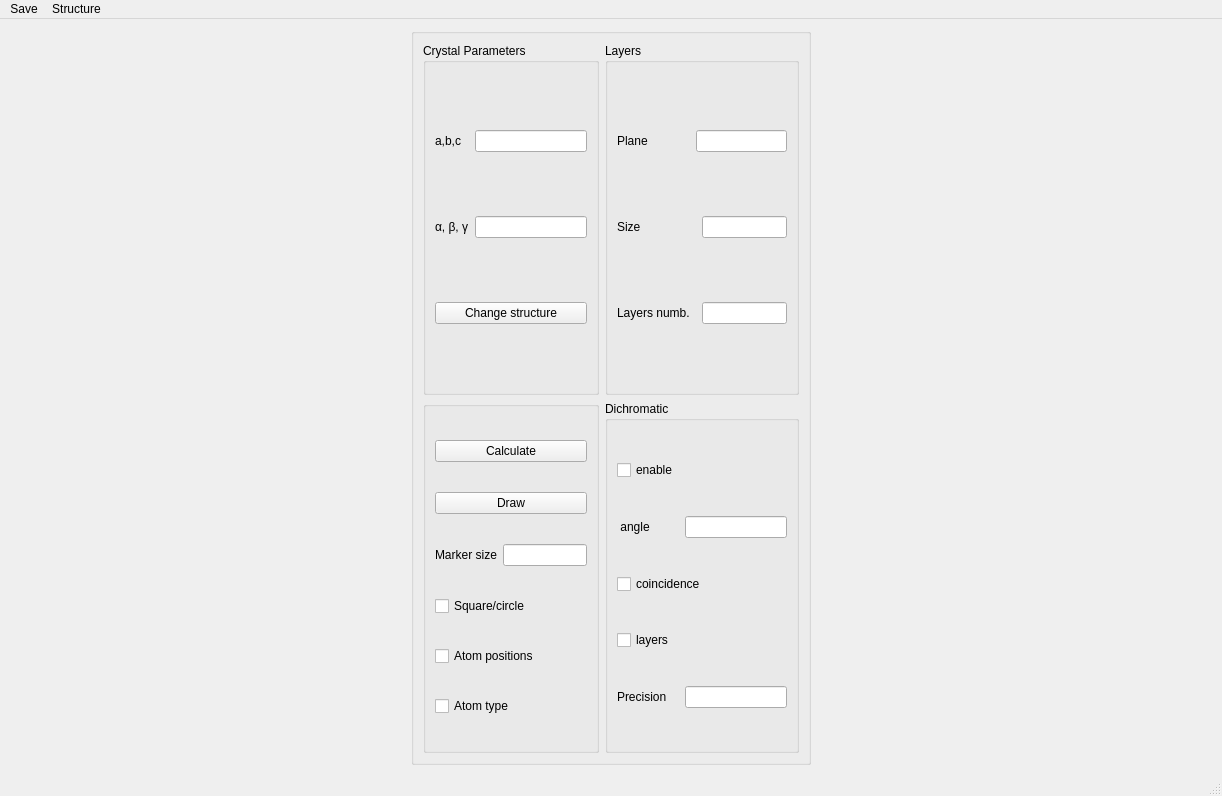
<?xml version="1.0" encoding="UTF-8"?>
<ui version="4.0">
 <class>Crystal</class>
 <widget class="QMainWindow" name="Crystal">
  <property name="geometry">
   <rect>
    <x>0</x>
    <y>0</y>
    <width>1222</width>
    <height>796</height>
   </rect>
  </property>
  <property name="windowTitle">
   <string>Crystal</string>
  </property>
  <property name="windowIcon">
   <iconset>
    <normaloff>crystal-icon.png</normaloff>crystal-icon.png</iconset>
  </property>
  <widget class="QWidget" name="centralwidget">
   <layout class="QGridLayout" name="gridLayout_11">
    <item row="0" column="0">
     <layout class="QGridLayout" name="mplvl"/>
    </item>
    <item row="0" column="1">
     <widget class="QGroupBox" name="groupBox">
      <property name="maximumSize">
       <size>
        <width>400</width>
        <height>16777215</height>
       </size>
      </property>
      <property name="title">
       <string/>
      </property>
      <layout class="QGridLayout" name="gridLayout">
       <item row="0" column="0">
        <widget class="QGroupBox" name="groupBox_2">
         <property name="sizePolicy">
          <sizepolicy hsizetype="Preferred" vsizetype="Preferred">
           <horstretch>0</horstretch>
           <verstretch>0</verstretch>
          </sizepolicy>
         </property>
         <property name="title">
          <string>Crystal Parameters</string>
         </property>
         <layout class="QGridLayout" name="gridLayout_2">
          <item row="1" column="0">
           <widget class="QLabel" name="alphabetagamma_label">
            <property name="text">
             <string>&lt;p&gt;&amp;alpha;, &amp;beta;, &amp;gamma;&lt;/p&gt;</string>
            </property>
           </widget>
          </item>
          <item row="1" column="1">
           <widget class="QLineEdit" name="alphabetagamma_entry"/>
          </item>
          <item row="0" column="1">
           <widget class="QLineEdit" name="abc_entry"/>
          </item>
          <item row="0" column="0">
           <widget class="QLabel" name="abc_label">
            <property name="text">
             <string>a,b,c</string>
            </property>
           </widget>
          </item>
          <item row="2" column="0" colspan="2">
           <widget class="QPushButton" name="changeStruct_button">
            <property name="text">
             <string>Change structure</string>
            </property>
           </widget>
          </item>
         </layout>
        </widget>
       </item>
       <item row="0" column="1">
        <widget class="QGroupBox" name="groupBox_3">
         <property name="title">
          <string>Layers</string>
         </property>
         <layout class="QGridLayout" name="gridLayout_3">
          <item row="2" column="0">
           <widget class="QLabel" name="label_2">
            <property name="text">
             <string>Layers numb.</string>
            </property>
           </widget>
          </item>
          <item row="0" column="0">
           <widget class="QLabel" name="label">
            <property name="text">
             <string>Plane</string>
            </property>
           </widget>
          </item>
          <item row="2" column="2">
           <widget class="QLineEdit" name="layers_entry"/>
          </item>
          <item row="0" column="1" colspan="2">
           <widget class="QLineEdit" name="plane_entry"/>
          </item>
          <item row="1" column="2">
           <widget class="QLineEdit" name="size_entry"/>
          </item>
          <item row="1" column="0">
           <widget class="QLabel" name="label_3">
            <property name="text">
             <string>Size</string>
            </property>
           </widget>
          </item>
         </layout>
        </widget>
       </item>
       <item row="1" column="0">
        <widget class="QGroupBox" name="groupBox_4">
         <property name="title">
          <string/>
         </property>
         <layout class="QGridLayout" name="gridLayout_4">
          <item row="2" column="0">
           <widget class="QLabel" name="label_6">
            <property name="text">
             <string>Marker size</string>
            </property>
           </widget>
          </item>
          <item row="2" column="1">
           <widget class="QLineEdit" name="markers_entry"/>
          </item>
          <item row="3" column="0" colspan="2">
           <widget class="QCheckBox" name="square_box">
            <property name="text">
             <string>Square/circle</string>
            </property>
           </widget>
          </item>
          <item row="4" column="0" colspan="2">
           <widget class="QCheckBox" name="labels_box">
            <property name="text">
             <string>Atom positions</string>
            </property>
           </widget>
          </item>
          <item row="5" column="0" colspan="2">
           <widget class="QCheckBox" name="atoms_box">
            <property name="text">
             <string>Atom type</string>
            </property>
           </widget>
          </item>
          <item row="0" column="0" colspan="2">
           <widget class="QPushButton" name="calculate_button">
            <property name="text">
             <string>Calculate</string>
            </property>
           </widget>
          </item>
          <item row="1" column="0" colspan="2">
           <widget class="QPushButton" name="draw_button">
            <property name="text">
             <string>Draw</string>
            </property>
           </widget>
          </item>
         </layout>
        </widget>
       </item>
       <item row="1" column="1">
        <widget class="QGroupBox" name="groupBox_5">
         <property name="title">
          <string>Dichromatic</string>
         </property>
         <layout class="QGridLayout" name="gridLayout_5">
          <item row="5" column="0">
           <widget class="QLabel" name="label_5">
            <property name="text">
             <string>Precision</string>
            </property>
           </widget>
          </item>
          <item row="0" column="0">
           <widget class="QCheckBox" name="dsc_box">
            <property name="text">
             <string>enable</string>
            </property>
           </widget>
          </item>
          <item row="1" column="0">
           <widget class="QLabel" name="label_4">
            <property name="text">
             <string> angle</string>
            </property>
           </widget>
          </item>
          <item row="1" column="1">
           <widget class="QLineEdit" name="angle_entry"/>
          </item>
          <item row="3" column="0" colspan="2">
           <widget class="QCheckBox" name="coincidence_box">
            <property name="text">
             <string>coincidence</string>
            </property>
           </widget>
          </item>
          <item row="4" column="0" colspan="2">
           <widget class="QCheckBox" name="layers_box">
            <property name="text">
             <string>layers</string>
            </property>
           </widget>
          </item>
          <item row="5" column="1">
           <widget class="QLineEdit" name="precision_entry"/>
          </item>
         </layout>
        </widget>
       </item>
      </layout>
     </widget>
    </item>
   </layout>
  </widget>
  <widget class="QMenuBar" name="menubar">
   <property name="geometry">
    <rect>
     <x>0</x>
     <y>0</y>
     <width>1222</width>
     <height>22</height>
    </rect>
   </property>
   <widget class="QMenu" name="menuSave">
    <property name="title">
     <string>Save</string>
    </property>
    <addaction name="actionSave_figure"/>
   </widget>
   <widget class="QMenu" name="menuStructure">
    <property name="title">
     <string>Structure</string>
    </property>
   </widget>
   <addaction name="menuSave"/>
   <addaction name="menuStructure"/>
  </widget>
  <widget class="QStatusBar" name="statusbar"/>
  <action name="actionSave_figure">
   <property name="text">
    <string>Save figure</string>
   </property>
  </action>
  <action name="actionCalculate_Schmid_factor">
   <property name="text">
    <string>calculate Schmid factor</string>
   </property>
  </action>
  <action name="actionCalculate_angle">
   <property name="text">
    <string>Calculate angle</string>
   </property>
  </action>
  <action name="actionCalculate_xyz">
   <property name="text">
    <string>calculate xyz directions</string>
   </property>
  </action>
  <action name="actionCalculate_apparent_width">
   <property name="text">
    <string>Calculate apparent width</string>
   </property>
  </action>
  <action name="actionPlanes">
   <property name="text">
    <string>planes</string>
   </property>
  </action>
  <action name="actionProj_directions">
   <property name="text">
    <string>proj. directions</string>
   </property>
  </action>
  <action name="actionPlane_cone">
   <property name="text">
    <string>plane-cone</string>
   </property>
  </action>
  <action name="actionCalculate_intersections">
   <property name="text">
    <string>Calculate intersections</string>
   </property>
  </action>
  <action name="actionHkl_uvw">
   <property name="text">
    <string>hkl &lt;&gt; uvw</string>
   </property>
  </action>
  <action name="actionPlot_Kikuchi_lines">
   <property name="text">
    <string>plot Kikuchi lines or diffraction pattern</string>
   </property>
  </action>
 </widget>
 <tabstops>
  <tabstop>abc_entry</tabstop>
  <tabstop>alphabetagamma_entry</tabstop>
  <tabstop>plane_entry</tabstop>
  <tabstop>size_entry</tabstop>
  <tabstop>layers_entry</tabstop>
  <tabstop>changeStruct_button</tabstop>
  <tabstop>calculate_button</tabstop>
  <tabstop>draw_button</tabstop>
  <tabstop>markers_entry</tabstop>
  <tabstop>square_box</tabstop>
  <tabstop>labels_box</tabstop>
  <tabstop>atoms_box</tabstop>
  <tabstop>dsc_box</tabstop>
  <tabstop>angle_entry</tabstop>
  <tabstop>coincidence_box</tabstop>
  <tabstop>layers_box</tabstop>
  <tabstop>precision_entry</tabstop>
 </tabstops>
 <resources/>
 <connections/>
 <slots>
  <slot>plot()</slot>
 </slots>
</ui>
